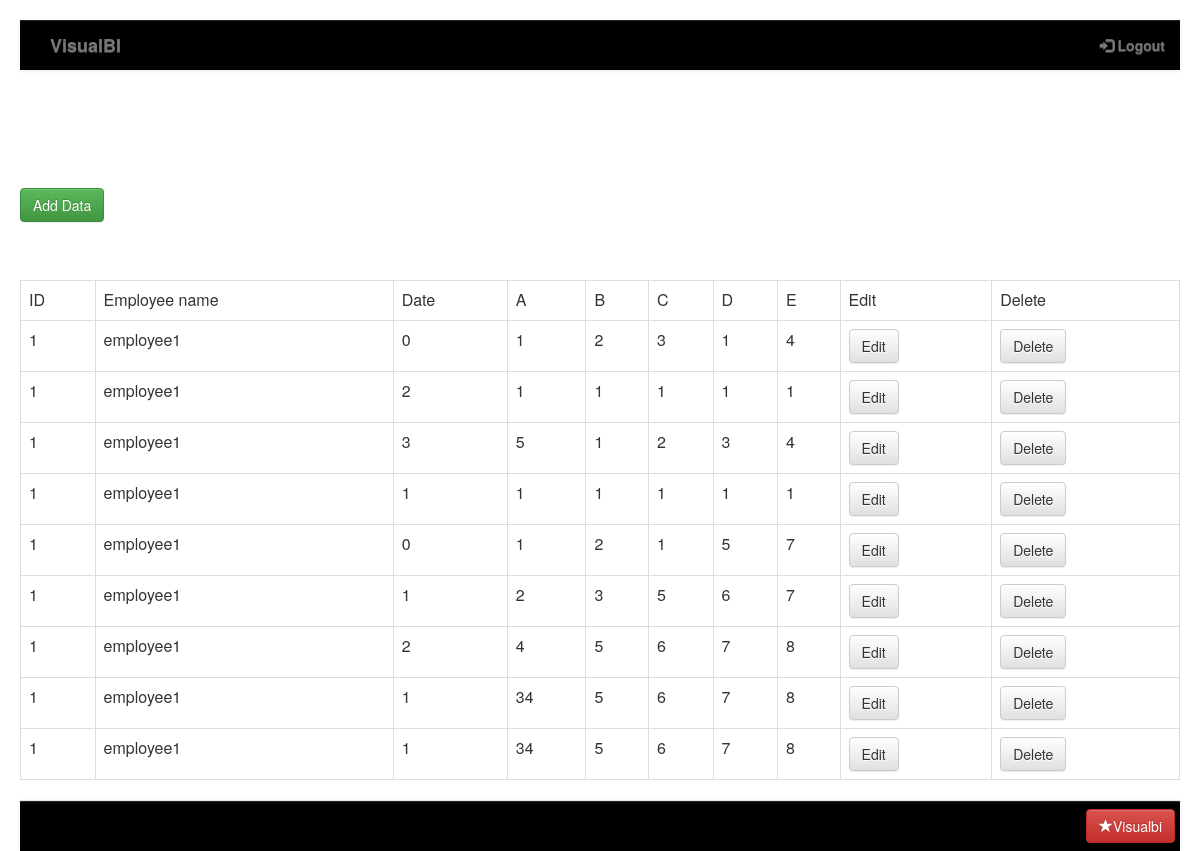
The app's page /points.php?id=1&name=employee1 (signed in) with its own data.
### tables this page shows
CREATE TABLE IF NOT EXISTS `point` (
  `Employeeid` int(11) NOT NULL,
  `Employeename` varchar(30) NOT NULL,
  `Date` int(11) NOT NULL,
  `A` int(11) NOT NULL,
  `B` int(11) NOT NULL,
  `C` int(11) NOT NULL,
  `D` int(11) NOT NULL,
  `E` int(11) NOT NULL,
  `Total` int(11) NOT NULL,
  `id` int(11) NOT NULL AUTO_INCREMENT,
  PRIMARY KEY (`id`)
);

### points.php (the view, shortened to what this page needs)
<?php
$id= $_GET['id'];
$result = mysql_query("SELECT * FROM `point` where Employeeid=$id");
include_once("header.php");
include_once("navigation.php");
?>
<body>
	<br/><br/>
  <h3><button type="button" id="adddata" class="btn btn-success" style="margin-top:5%">Add Data</button></h3>
	<table class="table table-bordered" style="margin-top:5%">
		<tr>
			<td>ID</td>
			<td>Employee name</td>
			<td>Date</td>
			<td>A</td>
			<td>B</td>
			<td>C</td>
			<td>D</td>
			<td>E</td>
			<td>Edit</td>
			<td>Delete</td>
		</tr>
		<?php
		while($res = mysql_fetch_array($result)) {
			echo "<tr>";
			echo "<td>".$res['Employeeid']."</td>";
			echo "<td>".$res['Employeename']."</td>";
			echo "<td>".$res['Date']."</td>";
			echo "<td>".$res['A']."</td>";
			echo "<td>".$res['B']."</td>";
			echo "<td>".$res['C']."</td>";
			echo "<td>".$res['D']."</td>";
			echo "<td>".$res['E']."</td>";
			echo '<td><button type="button" id="'.$res['id'].'" class="btn btn-default edit">Edit</button></td>';
			echo '<td><button type="button" id="'.$res['id'].'" class="btn btn-default delete">Delete</button></td>';
		}
		?>
	</table>
	<div class="navbar navbar-default navbar-fixed-bottom"= style="background-image:none;background-color:black">
	    <div class="container">
	      <a href="" class="navbar-btn btn-danger btn pull-right">
	      <span class="glyphicon glyphicon-star"></span>Visualbi</a>
	    </div>
</body>
</html>

### header.php (shortened to what this page needs)
<html>
<head>
	<link rel="stylesheet" href="style.css">
	<link rel="stylesheet" href="https://maxcdn.bootstrapcdn.com/bootstrap/3.3.6/css/bootstrap.min.css">
	<link rel="stylesheet" href="https://maxcdn.bootstrapcdn.com/bootstrap/3.3.6/css/bootstrap-theme.min.css">
</head>

### navigation.php (shortened to what this page needs)
<nav class="nnavbar navbar-default navbar-fixed-top" style="background-image:none;background-color:black">
  <div class="container-fluid">
    <div class="navbar-header">
      <a class="navbar-brand" href="#">VisualBI</a>
    </div>
    <ul class="nav navbar-nav navbar-right">
      <li><a href="logout.php"><span class="glyphicon glyphicon-log-in"></span> Logout</a></li>
    </ul>
  </div>
</nav>

### style.css (style rules this page uses)
body { margin: auto; height: 500px; padding: 20px; }
.navbar-fixed-bottom, .navbar-fixed-top { position:static !important; }
body { background-color: #F1F1F1; font-family: arial; font-weight: bold; }

### records on screen
point: Employeeid "1", Employeename "employee1", Date "0", A "1", B "2", C "3", D "1", E "4"
point: Employeeid "1", Employeename "employee1", Date "2", A "1", B "1", C "1", D "1", E "1"
point: Employeeid "1", Employeename "employee1", Date "3", A "5", B "1", C "2", D "3", E "4"
point: Employeeid "1", Employeename "employee1", Date "1", A "1", B "1", C "1", D "1", E "1"
point: Employeeid "1", Employeename "employee1", Date "0", A "1", B "2", C "1", D "5", E "7"
point: Employeeid "1", Employeename "employee1", Date "1", A "2", B "3", C "5", D "6", E "7"
point: Employeeid "1", Employeename "employee1", Date "2", A "4", B "5", C "6", D "7", E "8"
point: Employeeid "1", Employeename "employee1", Date "1", A "34", B "5", C "6", D "7", E "8"
point: Employeeid "1", Employeename "employee1", Date "1", A "34", B "5", C "6", D "7", E "8"
